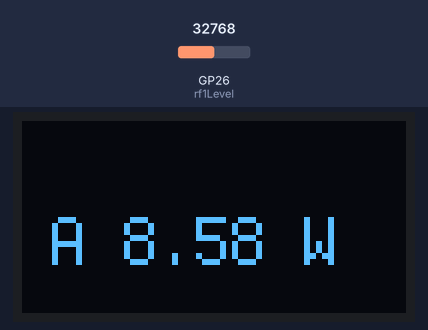
A program run on a simulated Raspberry Pi Pico running CircuitPython. On the bench: 128×64 one-colour display. The test bench sets the inputs (shaded band); at power-on: GP26 (rf1Level) = 32768 (analog values on the 0–65535 scale). What the program prints to the serial console is not drawn.

Above: at 9.96 s.

The program:

code.py
```python
import OLED
import time
import SmartPWR

mode='peak'

if mode == 'peak':
    OLED.printTitle("PEAK Pwr")
if mode == 'average':
    OLED.printTitle("AVG  Pwr")

while True:
    OLED.printPWR('Waiting...')

    if mode == 'peak':
        SmartPWR.rf1_ppower()
    if mode == 'average':
        SmartPWR.rf1_apower()

    if SmartPWR.btn.value is False:
        print('btn')
        if mode is 'peak':
            mode = 'average';
            OLED.printTitle("AVG  Pwr")
        elif mode is 'average':
            mode = 'peak'
            OLED.printTitle("PEAK Pwr")
        time.sleep(.5)
```

OLED.py
```python
import board
import busio
import displayio
import terminalio
import adafruit_displayio_ssd1306
from adafruit_display_text import label
from adafruit_display_shapes.rect import Rect
import time

displayio.release_displays()

# Create the I2C interface.
i2c = busio.I2C(scl=board.GP21, sda=board.GP20)

if i2c.try_lock():
    print("Starting I2C scan.")
    devices = i2c.scan()
    i2c.unlock()

    print("Found %d I2C device(s)." % (len(devices)))
    for dev in devices:
        print("  I2C address:  %d (0x%x)" % (dev, dev))

else:
    print("Unable to lock I2C interface.")

display_bus = displayio.I2CDisplay(i2c, device_address=0x3c)

display = adafruit_displayio_ssd1306.SSD1306(display_bus, width=128, height=64, rotation=180)

# Make the display context
splash = displayio.Group()
display.show(splash)#

def printTitle(msg):
    global splash

    msg='{message: <6}'.format(message=msg)
    # Draw a label
    text_area = label.Label(terminalio.FONT, text=msg, color=0xFFFFFF, x=0, y=8, scale=2)
    splash.append(text_area)
    time.sleep(0.1)
    splash.remove(text_area)

def printPWR(msg):
    global splash

    # Draw a label
    text_area = label.Label(terminalio.FONT, text=msg, color=0xFFFFFF, x=10, y=40, scale=2)
    splash.append(text_area)
    time.sleep(0.1)
    splash.remove(text_area)
```

SmartPWR.py
```python
import board
import math
import time
import analogio
from digitalio import DigitalInOut, Direction, Pull
import OLED
import usb_cdc
#import countio

serial = usb_cdc.data

btn = DigitalInOut(board.GP12)
btn.direction = Direction.INPUT
btn.pull = Pull.UP

rf1Level = analogio.AnalogIn(board.GP26)

#freqCounter = countio.Counter(board.GP15, edge=countio.Edge.RISE)
#
#
#def freq():
#    freqCounter.reset()
#    time.sleep(10)
#    return freqCounter.count

def rf1_voltage():
    return (rf1Level.value / 65535 * rf1Level.reference_voltage)

def rf1_ppower():
    while True:
        result = 0
        for x in range(10000):
            voltage = rf1_voltage()
            if voltage > result:
                result = voltage

        if result > 0.015:
            voltage = rf1_voltage()
            if voltage > result:
                result = voltage
            output = round(result * 5.2,4)
            if output < 1:
                output = output*1000
                msg = 'A {message: <13}'.format(message=str(round(output,2))+" mW")
                if serial is not None and serial.connected:
                    serial.write(str.encode(msg + " Peak\r\n"))
                OLED.printPWR(msg)
            else:
                msg = 'A {message: <13}'.format(message=str(round(output,2))+" W")
                if serial is not None and serial.connected:
                    serial.write(str.encode(msg + " Peak\r\n"))
                OLED.printPWR(msg)
        else:
            return False


def rf1_apower():
    counter = 0
    sum = 0
    while True:
        result = 0
        for x in range(10000):
            voltage = rf1_voltage()
            if voltage > result:
                result = voltage

        if result > 0.04:
            voltage = rf1_voltage()
            sum = voltage + sum
            counter = counter + 1
            output = round((sum/counter) * 3.1,4)
            if output < 1:
                output = output*1000
                msg = 'A {message: <13}'.format(message=str(round(output,2))+" mW")
                if serial is not None and serial.connected:
                    serial.write(str.encode(msg + " Average\r\n"))
                OLED.printPWR(msg)
            else:
                msg = 'A {message: <13}'.format(message=str(round(output,2))+" W")
                if serial is not None and serial.connected:
                    serial.write(str.encode(msg + " Average\r\n"))
                OLED.printPWR(msg)
        else:
            return False
```
